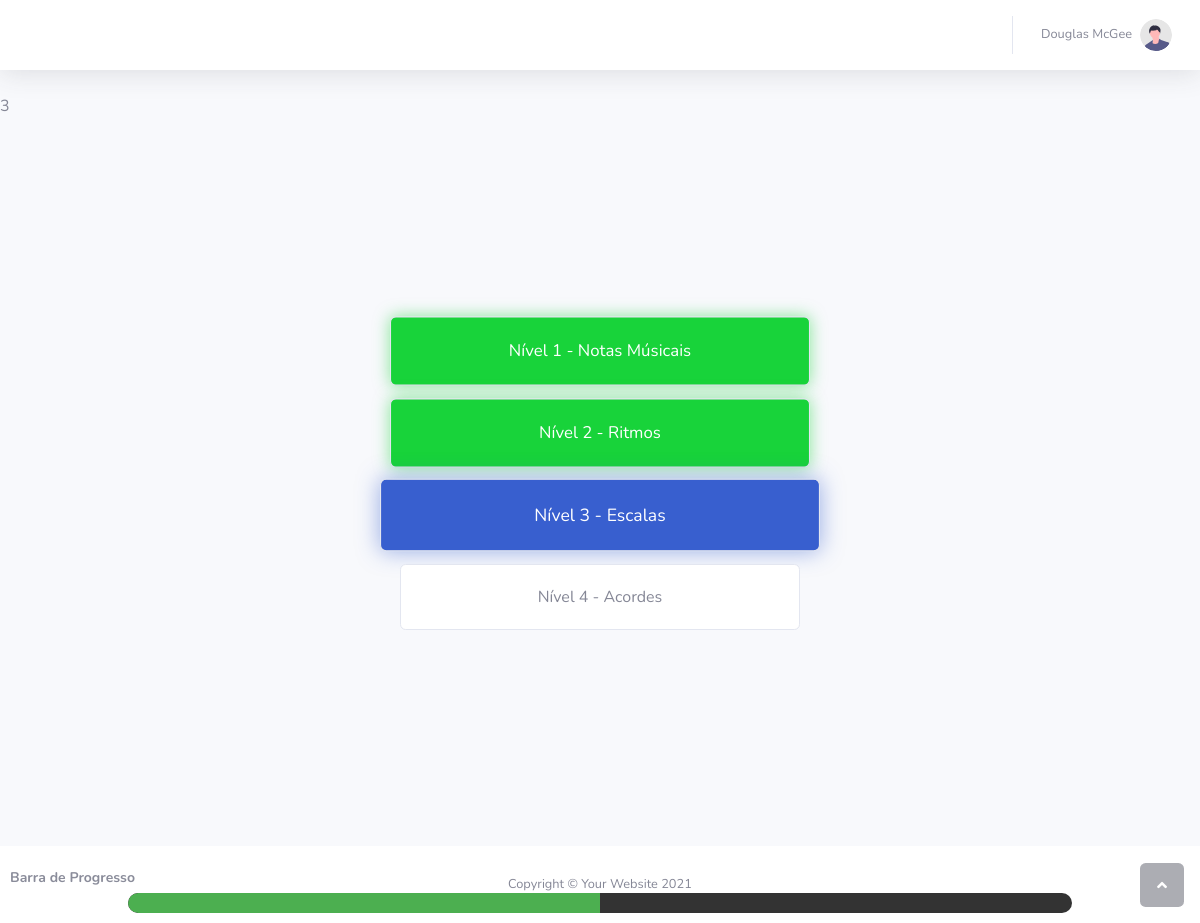
Page /dashboard.php on the committed database.
### tables this page shows
CREATE TABLE `modulo` (
  `idModulo` int NOT NULL,
  `tituloModulo` varchar(100) DEFAULT NULL,
  `descricaoModulo` varchar(1000) DEFAULT NULL,
  `statusModulo` int DEFAULT NULL,
  `nivelModulo` tinyint NOT NULL,
  `completoModulo` tinyint NOT NULL COMMENT '1 - Completo; 0- Incompleto;'
);

### dashboard.php (the view, shortened to what this page needs)
<?php
require_once './core/conexaoDB.php';
require_once 'headeraprendizagem.php';
$cmd = "SELECT * FROM modulo";
$result = mysqli_query($con, $cmd);
$qtdRegistros = mysqli_num_rows($result);
$array = mysqli_fetch_all($result, MYSQLI_ASSOC);
$arrayNivel = [];
$nivelMenor = 999;
$qtdCompletos = 0;
for ($i = 0; $i < $qtdRegistros; $i++) {
    $dados = $array[$i];
    $idModulo = $dados['idModulo'];
    $nivelModulo = $dados['nivelModulo'];
    $completoModulo = $dados['completoModulo'];
    if (($nivelModulo < $nivelMenor) && $completoModulo == 0) {
        $nivelMenor = $nivelModulo;
    }
    $arrayNivel[] = [
        'id' => $idModulo,
        'nivel' => $nivelModulo
    ];
}
echo $nivelMenor;
usort($arrayNivel, function ($a, $b) {
    return $a['nivel'] <=> $b['nivel'];
});
?>
<div class="container-fluid d-flex flex-column align-items-center justify-content-center overflow" style="padding: 200px;">
    <?php
    for ($j = 0; $j < count($arrayNivel); $j++) {
        $idModuloOrdenado = $arrayNivel[$j]['id'];
        $nivelModuloOrdenado = $arrayNivel[$j]['nivel'];
        $cmd2 = "SELECT * FROM modulo WHERE idModulo = $idModuloOrdenado";
        $result2 = mysqli_query($con, $cmd2);
        $array2 = mysqli_fetch_all($result2, MYSQLI_ASSOC);
        $tituloModuloOrdenado = $array2[0]['tituloModulo'];
        $completoModuloOrdenado = $array2[0]['completoModulo'];
        if ($completoModuloOrdenado == 1) {
            $qtdCompletos++;
        }
        if ($nivelModuloOrdenado == $nivelMenor) {
            $status = "card-focus-atual";
        } else if ($nivelModuloOrdenado > $nivelMenor) {
            $status = "card-focus-incompleta";
        } else if ($completoModuloOrdenado == 1) {
            $status = "card-focus-completa";
        }
    ?>
        <div class="card w-50 mb-3 <?= $status ?>" onclick="focusCard(this)">
            <div class="card-body text-center">
                Nível <?= $nivelModuloOrdenado ?> - <?= $tituloModuloOrdenado ?>
            </div>
        </div>
    <?php
    }
    $progresso = (100 * $qtdCompletos) / $qtdRegistros;
    ?>
    <div class="fixed-bottom">
        <div class="xp-bar-label">Barra de Progresso</div>
        <div class="xp-bar-container">
            <div class="xp-bar">
                <div class="xp-bar-fill" style="width: <?=$progresso?>%;"></div>
            </div>
        </div>
    </div>
</div>
<?php require_once 'footer.php'; ?>

### headeraprendizagem.php (shortened to what this page needs)
<!DOCTYPE html>
<html lang="pt">
<head>
    <link href="vendor/fontawesome-free/css/all.min.css" rel="stylesheet" type="text/css">
    <link href="css/sb-admin-2.min.css" rel="stylesheet">
    <link href="css/sb-aprendizado.css" rel="stylesheet">
</head>
<body id="page-top">
    <?php require_once 'menuaprendizagem.php'; ?>

### menuaprendizagem.php (shortened to what this page needs)
<div id="wrapper">
    <div id="content-wrapper" class="d-flex flex-column">
        <div id="content">
            <nav class="navbar navbar-expand navbar-light bg-white topbar mb-4 static-top shadow">
                <ul class="navbar-nav ml-auto">
                    <li class="nav-item dropdown no-arrow">
                        <a class="nav-link dropdown-toggle" href="#" id="userDropdown" role="button"
                            data-toggle="dropdown" aria-haspopup="true" aria-expanded="false">
                            <span class="mr-2 d-none d-lg-inline text-gray-600 small">Douglas McGee</span>
                            <img class="img-profile rounded-circle"
                                src="img/undraw_profile.svg">
                        </a>
                    </li>
                </ul>
            </nav>

### footer.php (shortened to what this page needs)
<footer class="sticky-footer bg-white">
    <div class="container my-auto">
        <div class="copyright text-center my-auto">
            <span>Copyright &copy; Your Website 2021</span>
        </div>
    </div>
</footer>
</div>
</div>
<a class="scroll-to-top rounded" href="#page-top">
    <i class="fas fa-angle-up"></i>
</a>
</body>
</html>

### css/sb-aprendizado.css (style rules this page uses)
.card { position: relative; transition: all 0.5s ease; overflow: hidden; }
.card-body { transition: opacity 0.5s ease; }
.card-focus-completa { cursor: pointer; background-color: #18d33a; color: white; box-shadow: 0 0 15px rgba(24, 211, 58, 0.5); transform: scale(1.05); }
.card::after { content: ''; position: absolute; top: 50%; left: 50%; transform: translate(-50%, -50%); transition: opacity 0.3s ease; opacity: 0; }
.card-focus-atual { cursor: pointer; background-color: #385fcf; color: white; box-shadow: 0 0 20px rgba(56, 95, 207, 0.5); transform: scale(1.1); }
.fixed-bottom { position: fixed; bottom: 0; left: 0; width: 100%; padding: 10px; background-color: transparent; color: #fff; box-shadow: none; z-index: 9999; }
.xp-bar-container { display: flex; flex-direction: column; align-items: center; }
.xp-bar-label { font-size: 14px; margin-bottom: 5px; font-weight: bold; color: #8a8c9a; }
.xp-bar { width: 80%; height: 20px; background-color: #333; border-radius: 10px; overflow: hidden; position: relative; }
.xp-bar-fill { height: 100%; background-color: #4caf50; border-radius: 10px 0 0 10px; position: absolute; top: 0; left: 0; transition: width 0.3s ease; }

### rows in the picture
modulo: nivelModulo "3", tituloModulo "Escalas"
modulo: nivelModuloOrdenado "1", tituloModulo "Notas Músicais"
modulo: nivelModuloOrdenado "2", tituloModulo "Ritmos"
modulo: tituloModulo "Acordes"

### other values in the picture
$nivelModuloOrdenado "3"
$nivelModuloOrdenado "4"
